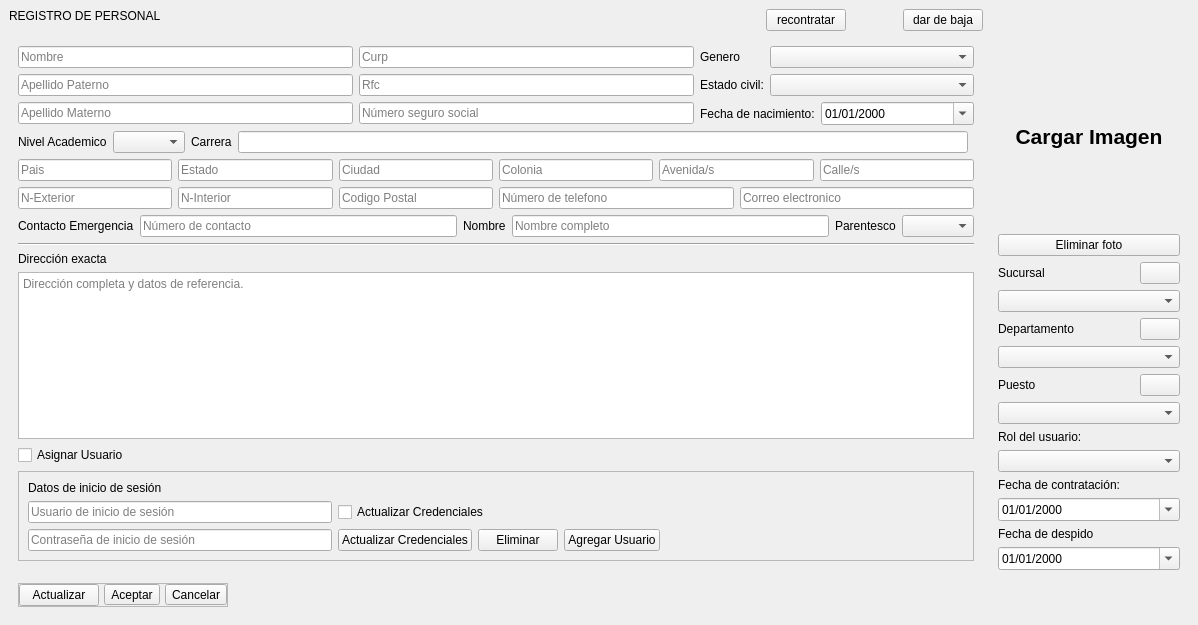
     <widget class="QWidget" name="contenedor_scroll">
      <property name="geometry">
       <rect>
        <x>-349</x>
        <y>0</y>
        <width>1198</width>
        <height>625</height>
       </rect>
      </property>
      <layout class="QGridLayout" name="gridLayout_11">
       <property name="leftMargin">
        <number>0</number>
       </property>
       <property name="topMargin">
        <number>0</number>
       </property>
       <property name="rightMargin">
        <number>0</number>
       </property>
       <property name="bottomMargin">
        <number>0</number>
       </property>
       <property name="spacing">
        <number>0</number>
       </property>
       <item row="0" column="0">
        <widget class="QWidget" name="contenedor_general" native="true">
         <layout class="QGridLayout" name="gridLayout_4">
          <item row="0" column="6" alignment="Qt::AlignmentFlag::AlignRight">
           <widget class="QPushButton" name="btn_btn_bajapersona">
            <property name="cursor">
             <cursorShape>PointingHandCursor</cursorShape>
            </property>
            <property name="text">
             <string>dar de baja</string>
            </property>
            <property name="icon">
             <iconset resource="../../Source/iconosSVG.qrc">
              <normaloff>:/iconosBlancos/Icons/iconos/Blanco/eliminar_persona_blanco.svg</normaloff>:/iconosBlancos/Icons/iconos/Blanco/eliminar_persona_blanco.svg</iconset>
            </property>
           </widget>
          </item>
          <item row="0" column="7" alignment="Qt::AlignmentFlag::AlignRight|Qt::AlignmentFlag::AlignVCenter">
           <widget class="QLabel" name="etiqueta_status_empleado">
            <property name="text">
             <string/>
            </property>
           </widget>
          </item>
          <item row="2" column="7">
           <widget class="QWidget" name="contenedor_datosderecha" native="true">
            <property name="maximumSize">
             <size>
              <width>200</width>
              <height>16777215</height>
             </size>
            </property>
            <layout class="QGridLayout" name="gridLayout_3">
             <item row="7" column="1">
              <widget class="QPushButton" name="Button_agregarpuesto">
               <property name="cursor">
                <cursorShape>PointingHandCursor</cursorShape>
               </property>
               <property name="text">
                <string/>
               </property>
               <property name="icon">
                <iconset resource="../../Source/iconosSVG.qrc">
                 <normaloff>:/iconosBlancos/Icons/iconos/Blanco/agregar_blanco.svg</normaloff>:/iconosBlancos/Icons/iconos/Blanco/agregar_blanco.svg</iconset>
               </property>
               <property name="iconSize">
                <size>
                 <width>24</width>
                 <height>24</height>
                </size>
               </property>
              </widget>
             </item>
             <item row="12" column="0" colspan="2">
              <spacer name="verticalSpacer">
               <property name="orientation">
                <enum>Qt::Orientation::Vertical</enum>
               </property>
               <property name="sizeHint" stdset="0">
                <size>
                 <width>20</width>
                 <height>203</height>
                </size>
               </property>
              </spacer>
             </item>
             <item row="5" column="1">
              <widget class="QPushButton" name="Button_agregardepartamento">
               <property name="cursor">
                <cursorShape>PointingHandCursor</cursorShape>
               </property>
               <property name="text">
                <string/>
               </property>
               <property name="icon">
                <iconset resource="../../Source/iconosSVG.qrc">
                 <normaloff>:/iconosBlancos/Icons/iconos/Blanco/agregar_blanco.svg</normaloff>:/iconosBlancos/Icons/iconos/Blanco/agregar_blanco.svg</iconset>
               </property>
               <property name="iconSize">
                <size>
                 <width>24</width>
                 <height>24</height>
                </size>
               </property>
              </widget>
             </item>
             <item row="3" column="0" colspan="2">
              <widget class="QComboBox" name="cajaOpciones_sucursales">
               <property name="sizeAdjustPolicy">
                <enum>QComboBox::SizeAdjustPolicy::AdjustToContents</enum>
               </property>
              </widget>
             </item>
             <item row="2" column="0">
              <widget class="QLabel" name="etiqueta_sucursal">
               <property name="text">
                <string>Sucursal</string>
               </property>
              </widget>
             </item>
             <item row="10" column="0" colspan="2">
              <widget class="QComboBox" name="cajaOpciones_rol_usuario">
               <property name="sizeAdjustPolicy">
                <enum>QComboBox::SizeAdjustPolicy::AdjustToContents</enum>
               </property>
              </widget>
             </item>
             <item row="9" column="0">
              <widget class="QLabel" name="etiqueta_rol_usuario">
               <property name="text">
                <string>Rol del usuario:</string>
               </property>
              </widget>
             </item>
             <item row="11" column="0" colspan="2">
              <layout class="QGridLayout" name="gridLayout_9">
               <item row="2" column="0">
                <widget class="QLabel" name="etiqueta_fechadespido">
                 <property name="text">
                  <string>Fecha de despido</string>
                 </property>
                </widget>
               </item>
               <item row="1" column="0">
                <widget class="QDateEdit" name="fecha_fechacontratacion">
                 <property name="displayFormat">
                  <string>dd/MM/yyyy</string>
                 </property>
                 <property name="calendarPopup">
                  <bool>true</bool>
                 </property>
                </widget>
               </item>
               <item row="0" column="0">
                <widget class="QLabel" name="etiqueta_fechacontratacion">
                 <property name="text">
                  <string>Fecha de contratación:</string>
                 </property>
                </widget>
               </item>
               <item row="3" column="0">
                <widget class="QDateEdit" name="fecha_fechadespido">
                 <property name="displayFormat">
                  <string>dd/MM/yyyy</string>
                 </property>
                 <property name="calendarPopup">
                  <bool>true</bool>
                 </property>
                </widget>
               </item>
              </layout>
             </item>
             <item row="8" column="0" colspan="2">
              <widget class="QComboBox" name="cajaOpciones_puestos">
               <property name="sizeAdjustPolicy">
                <enum>QComboBox::SizeAdjustPolicy::AdjustToContents</enum>
               </property>
              </widget>
             </item>
             <item row="7" column="0">
              <widget class="QLabel" name="etiqueta_puesto">
               <property name="text">
                <string>Puesto</string>
               </property>
              </widget>
             </item>
             <item row="2" column="1">
              <widget class="QPushButton" name="Button_nuevasucursal">
               <property name="cursor">
                <cursorShape>PointingHandCursor</cursorShape>
               </property>
               <property name="text">
                <string/>
               </property>
               <property name="icon">
                <iconset resource="../../Source/iconosSVG.qrc">
                 <normaloff>:/iconosBlancos/Icons/iconos/Blanco/agregar_blanco.svg</normaloff>:/iconosBlancos/Icons/iconos/Blanco/agregar_blanco.svg</iconset>
               </property>
               <property name="iconSize">
                <size>
                 <width>24</width>
                 <height>24</height>
                </size>
               </property>
              </widget>
             </item>
             <item row="0" column="0">
              <widget class="QLabel" name="foto_usuario">
               <property name="minimumSize">
                <size>
                 <width>182</width>
                 <height>182</height>
                </size>
               </property>
               <property name="cursor">
                <cursorShape>PointingHandCursor</cursorShape>
               </property>
               <property name="text">
                <string>&lt;!DOCTYPE HTML PUBLIC &quot;-//W3C//DTD HTML 4.0//EN&quot; &quot;http://www.w3.org/TR/REC-html40/strict.dtd&quot;&gt;
&lt;html&gt;&lt;head&gt;&lt;meta name=&quot;qrichtext&quot; content=&quot;1&quot; /&gt;&lt;style type=&quot;text/css&quot;&gt;
p, li { white-space: pre-wrap; }
&lt;/style&gt;&lt;/head&gt;&lt;body style=&quot; font-family:'Cantarell'; font-size:11pt; font-weight:400; font-style:normal;&quot;&gt;
&lt;p align=&quot;center&quot; style=&quot; margin-top:12px; margin-bottom:12px; margin-left:0px; margin-right:0px; -qt-block-indent:0; text-indent:0px;&quot;&gt;&lt;img src=&quot;:/Icons/IconosSVG/subir_imagen.png&quot; width=&quot;90&quot; height=&quot;80&quot; /&gt;&lt;/p&gt;
&lt;p align=&quot;center&quot; style=&quot; margin-top:12px; margin-bottom:12px; margin-left:0px; margin-right:0px; -qt-block-indent:0; text-indent:0px;&quot;&gt;&lt;span style=&quot; font-size:16pt; font-weight:bold;font-family:Arial&quot;&gt;Cargar Imagen&lt;/span&gt;&lt;/p&gt;&lt;/body&gt;&lt;/html&gt;</string>
               </property>
               <property name="scaledContents">
                <bool>false</bool>
               </property>
              </widget>
             </item>
             <item row="5" column="0">
              <widget class="QLabel" name="etiqueta_departamento">
               <property name="text">
                <string>Departamento</string>
               </property>
              </widget>
             </item>
             <item row="6" column="0" colspan="2">
              <widget class="QComboBox" name="cajaOpciones_departamentos">
               <property name="sizeAdjustPolicy">
                <enum>QComboBox::SizeAdjustPolicy::AdjustToContents</enum>
               </property>
              </widget>
             </item>
             <item row="1" column="0" colspan="2">
              <widget class="QPushButton" name="Button_eliminarfoto">
               <property name="cursor">
                <cursorShape>PointingHandCursor</cursorShape>
               </property>
               <property name="text">
                <string>Eliminar foto</string>
               </property>
              </widget>
             </item>
            </layout>
           </widget>
          </item>
          <item row="0" column="0">
           <widget class="QLabel" name="etiquetaTitulo_agregarpersona">
            <property name="text">
             <string>REGISTRO DE PERSONAL</string>
            </property>
            <property name="alignment">
             <set>Qt::AlignmentFlag::AlignLeading|Qt::AlignmentFlag::AlignLeft|Qt::AlignmentFlag::AlignTop</set>
            </property>
           </widget>
          </item>
          <item row="0" column="5" alignment="Qt::AlignmentFlag::AlignRight">
           <widget class="QPushButton" name="btn_btn_recontratar">
            <property name="cursor">
             <cursorShape>PointingHandCursor</cursorShape>
            </property>
            <property name="text">
             <string>recontratar</string>
            </property>
            <property name="icon">
             <iconset resource="../../Source/iconosSVG.qrc">
              <normaloff>:/iconosBlancos/Icons/iconos/Blanco/mover.svg</normaloff>:/iconosBlancos/Icons/iconos/Blanco/mover.svg</iconset>
            </property>
           </widget>
          </item>
          <item row="2" column="0" colspan="7">
           <widget class="QWidget" name="contenedor_datosizquierda" native="true">
            <layout class="QGridLayout" name="gridLayout_2">
             <item row="4" column="0" colspan="2">
              <layout class="QGridLayout" name="gridLayout_8">
               <item row="0" column="0">
                <layout class="QGridLayout" name="gridLayout_7">
                 <item row="0" column="2">
                  <widget class="QLabel" name="etiqueta_nombrecontactoemergencia">
                   <property name="text">
                    <string>Nombre</string>
                   </property>
                  </widget>
                 </item>
                 <item row="0" column="3">
                  <widget class="QLineEdit" name="txt_nombrecontactoemergencia">
                   <property name="placeholderText">
                    <string>Nombre completo</string>
                   </property>
                  </widget>
                 </item>
                 <item row="0" column="1">
                  <widget class="QLineEdit" name="txt_contactoemergencia">
                   <property name="placeholderText">
                    <string>Número de contacto</string>
                   </property>
                  </widget>
                 </item>
                 <item row="0" column="0">
                  <widget class="QLabel" name="etiqueta_contactoemergencia">
                   <property name="text">
                    <string>Contacto Emergencia</string>
                   </property>
                  </widget>
                 </item>
                </layout>
               </item>
               <item row="0" column="1">
                <layout class="QFormLayout" name="formLayout_5">
                 <item row="0" column="0">
                  <widget class="QLabel" name="etiqueta_parentesco">
                   <property name="text">
                    <string>Parentesco</string>
                   </property>
                  </widget>
                 </item>
                 <item row="0" column="1">
                  <widget class="QComboBox" name="cajaOpciones_parentesco">
                   <property name="sizeAdjustPolicy">
                    <enum>QComboBox::SizeAdjustPolicy::AdjustToContents</enum>
                   </property>
                  </widget>
                 </item>
                </layout>
               </item>
              </layout>
             </item>
             <item row="7" column="0" colspan="2">
              <widget class="QPlainTextEdit" name="txtlargo_direccion_completa">
               <property name="styleSheet">
                <string notr="true"/>
               </property>
               <property name="placeholderText">
                <string>Dirección completa y datos de referencia.</string>
               </property>
              </widget>
             </item>
             <item row="1" column="0">
              <layout class="QGridLayout" name="gridLayout_6">
               <item row="0" column="0">
                <layout class="QFormLayout" name="formLayout">
                 <item row="0" column="0">
                  <widget class="QLabel" name="etiqueta_nivelestudios">
                   <property name="text">
                    <string>Nivel Academico</string>
                   </property>
                  </widget>
                 </item>
                 <item row="0" column="1">
                  <widget class="QComboBox" name="cajaOpciones_nivelacademico">
                   <property name="sizeAdjustPolicy">
                    <enum>QComboBox::SizeAdjustPolicy::AdjustToContents</enum>
                   </property>
                  </widget>
                 </item>
                </layout>
               </item>
               <item row="0" column="1">
                <layout class="QFormLayout" name="formLayout_2">
                 <item row="0" column="0">
                  <widget class="QLabel" name="etiqueta_carrera">
                   <property name="text">
                    <string>Carrera</string>
                   </property>
                  </widget>
                 </item>
                 <item row="0" column="1">
                  <widget class="QLineEdit" name="txt_carrera"/>
                 </item>
                </layout>
               </item>
              </layout>
             </item>
             <item row="3" column="0" colspan="2">
              <layout class="QHBoxLayout" name="horizontalLayout_6">
               <item>
                <layout class="QHBoxLayout" name="horizontalLayout_3">
                 <item>
                  <widget class="QLineEdit" name="txt_nexterior">
                   <property name="placeholderText">
                    <string>N-Exterior</string>
                   </property>
                  </widget>
                 </item>
                 <item>
                  <widget class="QLineEdit" name="txt_ninterior">
                   <property name="placeholderText">
                    <string>N-Interior</string>
                   </property>
                  </widget>
                 </item>
                 <item>
                  <widget class="QLineEdit" name="txt_codigopostal">
                   <property name="placeholderText">
                    <string>Codigo Postal</string>
                   </property>
                   <property name="clearButtonEnabled">
                    <bool>false</bool>
                   </property>
                  </widget>
                 </item>
                </layout>
               </item>
               <item>
                <layout class="QHBoxLayout" name="horizontalLayout_5">
                 <item>
                  <widget class="QLineEdit" name="txt_numerotelefono">
                   <property name="placeholderText">
                    <string>Número de telefono</string>
                   </property>
                   <property name="clearButtonEnabled">
                    <bool>false</bool>
                   </property>
                  </widget>
                 </item>
                 <item>
                  <widget class="QLineEdit" name="txt_correoelectronico">
                   <property name="placeholderText">
                    <string>Correo electronico</string>
                   </property>
                   <property name="clearButtonEnabled">
                    <bool>false</bool>
                   </property>
                  </widget>
                 </item>
                </layout>
               </item>
              </layout>
             </item>
             <item row="6" column="0">
              <widget class="QLabel" name="etiquetasubtitulo_direccion">
               <property name="text">
                <string>Dirección exacta</string>
               </property>
               <property name="alignment">
                <set>Qt::AlignmentFlag::AlignBottom|Qt::AlignmentFlag::AlignLeading|Qt::AlignmentFlag::AlignLeft</set>
               </property>
              </widget>
             </item>
             <item row="0" column="0" colspan="2">
              <layout class="QGridLayout" name="gridLayout_5">
               <item row="0" column="0" rowspan="2">
                <layout class="QGridLayout" name="gridLayout">
                 <item row="0" column="0">
                  <widget class="QLineEdit" name="txt_nombre">
                   <property name="placeholderText">
                    <string>Nombre</string>
                   </property>
                   <property name="cursorMoveStyle">
                    <enum>Qt::CursorMoveStyle::LogicalMoveStyle</enum>
                   </property>
                   <property name="clearButtonEnabled">
                    <bool>false</bool>
                   </property>
                  </widget>
                 </item>
                 <item row="0" column="1">
                  <widget class="QLineEdit" name="txt_curp">
                   <property name="placeholderText">
                    <string>Curp</string>
                   </property>
                   <property name="clearButtonEnabled">
                    <bool>false</bool>
                   </property>
                  </widget>
                 </item>
                 <item row="1" column="0">
                  <widget class="QLineEdit" name="txt_apellidop">
                   <property name="placeholderText">
                    <string>Apellido Paterno</string>
                   </property>
                   <property name="clearButtonEnabled">
                    <bool>false</bool>
                   </property>
                  </widget>
                 </item>
                 <item row="1" column="1">
                  <widget class="QLineEdit" name="txt_rfc">
                   <property name="placeholderText">
                    <string>Rfc</string>
                   </property>
                   <property name="clearButtonEnabled">
                    <bool>false</bool>
                   </property>
                  </widget>
                 </item>
                 <item row="2" column="0">
                  <widget class="QLineEdit" name="txt_apellidom">
                   <property name="placeholderText">
                    <string>Apellido Materno</string>
                   </property>
                   <property name="clearButtonEnabled">
                    <bool>false</bool>
                   </property>
                  </widget>
                 </item>
                 <item row="2" column="1">
                  <widget class="QLineEdit" name="txt_numerosegurosicial">
                   <property name="placeholderText">
                    <string>Número seguro social</string>
                   </property>
                   <property name="clearButtonEnabled">
                    <bool>false</bool>
                   </property>
                  </widget>
                 </item>
                </layout>
               </item>
               <item row="0" column="1">
                <layout class="QFormLayout" name="formLayout_3">
                 <item row="0" column="0">
                  <widget class="QLabel" name="etiqueta_genero">
                   <property name="text">
                    <string>Genero</string>
                   </property>
                  </widget>
                 </item>
                 <item row="0" column="1">
                  <widget class="QComboBox" name="cajaOpciones_genero"/>
                 </item>
                 <item row="1" column="0">
                  <widget class="QLabel" name="etiqueta_estado_civil">
                   <property name="text">
                    <string>Estado civil:</string>
                   </property>
                  </widget>
                 </item>
                 <item row="1" column="1">
                  <widget class="QComboBox" name="cajaOpciones_estadocvil">
                   <property name="minimumSize">
                    <size>
                     <width>204</width>
                     <height>0</height>
                    </size>
                   </property>
                   <property name="sizeAdjustPolicy">
                    <enum>QComboBox::SizeAdjustPolicy::AdjustToContents</enum>
                   </property>
                  </widget>
                 </item>
                </layout>
               </item>
               <item row="1" column="1">
                <layout class="QFormLayout" name="formLayout_4">
                 <item row="0" column="0">
                  <widget class="QLabel" name="etiqueta_fecha_nacimiento">
                   <property name="maximumSize">
                    <size>
                     <width>150</width>
                     <height>16777215</height>
                    </size>
                   </property>
                   <property name="text">
                    <string>Fecha de nacimiento:</string>
                   </property>
                  </widget>
                 </item>
                 <item row="0" column="1">
                  <widget class="QDateEdit" name="fecha_fechanacimiento">
                   <property name="maximumSize">
                    <size>
                     <width>16777215</width>
                     <height>16777215</height>
                    </size>
                   </property>
                   <property name="styleSheet">
                    <string notr="true"/>
                   </property>
                   <property name="showGroupSeparator" stdset="0">
                    <bool>false</bool>
                   </property>
                   <property name="displayFormat">
                    <string>dd/MM/yyyy</string>
                   </property>
                   <property name="calendarPopup">
                    <bool>true</bool>
                   </property>
                  </widget>
                 </item>
                </layout>
               </item>
              </layout>
             </item>
             <item row="8" column="0">
              <widget class="QCheckBox" name="opcion_usodelsistema">
               <property name="text">
                <string>Asignar Usuario</string>
               </property>
              </widget>
             </item>
             <item row="2" column="0" colspan="2">
              <layout class="QHBoxLayout" name="horizontalLayout_4">
               <item>
                <widget class="QLineEdit" name="txt_pais">
                 <property name="placeholderText">
                  <string>Pais</string>
                 </property>
                 <property name="clearButtonEnabled">
                  <bool>false</bool>
                 </property>
                </widget>
               </item>
               <item>
                <widget class="QLineEdit" name="txt_estado">
                 <property name="placeholderText">
                  <string>Estado</string>
                 </property>
                 <property name="clearButtonEnabled">
                  <bool>false</bool>
                 </property>
                </widget>
               </item>
               <item>
                <widget class="QLineEdit" name="txt_ciudad">
                 <property name="placeholderText">
                  <string>Ciudad</string>
                 </property>
                 <property name="clearButtonEnabled">
                  <bool>false</bool>
                 </property>
                </widget>
               </item>
               <item>
                <widget class="QLineEdit" name="txt_colonia">
                 <property name="placeholderText">
                  <string>Colonia</string>
                 </property>
                </widget>
               </item>
               <item>
                <widget class="QLineEdit" name="txt_avenidas">
                 <property name="placeholderText">
                  <string>Avenida/s</string>
                 </property>
                </widget>
               </item>
               <item>
                <widget class="QLineEdit" name="txt_calles">
                 <property name="placeholderText">
                  <string>Calle/s</string>
                 </property>
                </widget>
               </item>
              </layout>
             </item>
             <item row="9" column="0" colspan="2">
              <widget class="QFrame" name="contenedor_credencialesusuario">
               <property name="frameShape">
                <enum>QFrame::Shape::StyledPanel</enum>
               </property>
               <property name="frameShadow">
                <enum>QFrame::Shadow::Raised</enum>
               </property>
               <layout class="QGridLayout" name="gridLayout_10">
                <item row="3" column="1">
                 <widget class="QPushButton" name="Button_actualizarcredenciales">
                  <property name="cursor">
                   <cursorShape>PointingHandCursor</cursorShape>
                  </property>
                  <property name="text">
                   <string>Actualizar Credenciales</string>
                  </property>
                 </widget>
                </item>
                <item row="0" column="0">
                 <widget class="QLabel" name="etiquetasubtitulo_datos_uniciosesion">
                  <property name="text">
                   <string>Datos de inicio de sesión</string>
                  </property>
                 </widget>
                </item>
                <item row="3" column="2">
                 <widget class="QPushButton" name="Button_eliminar_credenciales">
                  <property name="cursor">
                   <cursorShape>PointingHandCursor</cursorShape>
                  </property>
                  <property name="text">
                   <string>Eliminar</string>
                  </property>
                 </widget>
                </item>
                <item row="1" column="4">
                 <spacer name="horizontalSpacer_2">
                  <property name="orientation">
                   <enum>Qt::Orientation::Horizontal</enum>
                  </property>
                  <property name="sizeHint" stdset="0">
                   <size>
                    <width>40</width>
                    <height>20</height>
                   </size>
                  </property>
                 </spacer>
                </item>
                <item row="1" column="0">
                 <widget class="QLineEdit" name="txt_usuario_iniciosesion">
                  <property name="placeholderText">
                   <string>Usuario de inicio de sesión</string>
                  </property>
                  <property name="clearButtonEnabled">
                   <bool>false</bool>
                  </property>
                 </widget>
                </item>
                <item row="1" column="1" colspan="2">
                 <widget class="QCheckBox" name="opcion_actualizar_datoscredenciales">
                  <property name="text">
                   <string>Actualizar Credenciales</string>
                  </property>
                 </widget>
                </item>
                <item row="3" column="0">
                 <widget class="QLineEdit" name="txt_contrasenia_usuario_iniciosesion">
                  <property name="echoMode">
                   <enum>QLineEdit::EchoMode::Password</enum>
                  </property>
                  <property name="placeholderText">
                   <string>Contraseña de inicio de sesión</string>
                  </property>
                  <property name="clearButtonEnabled">
                   <bool>false</bool>
                  </property>
                 </widget>
                </item>
                <item row="3" column="3">
                 <widget class="QPushButton" name="Button_agregarUsuario">
                  <property name="cursor">
                   <cursorShape>PointingHandCursor</cursorShape>
                  </property>
                  <property name="text">
                   <string>Agregar Usuario</string>
                  </property>
                 </widget>
                </item>
               </layout>
              </widget>
             </item>
             <item row="11" column="0" alignment="Qt::AlignmentFlag::AlignLeft">
              <widget class="QFrame" name="frame">
               <property name="frameShape">
                <enum>QFrame::Shape::StyledPanel</enum>
               </property>
               <property name="frameShadow">
                <enum>QFrame::Shadow::Raised</enum>
               </property>
               <layout class="QHBoxLayout" name="horizontalLayout_7">
                <property name="spacing">
                 <number>5</number>
                </property>
                <property name="leftMargin">
                 <number>0</number>
                </property>
                <property name="topMargin">
                 <number>0</number>
                </property>
                <property name="rightMargin">
                 <number>0</number>
                </property>
                <property name="bottomMargin">
                 <number>0</number>
                </property>
                <item alignment="Qt::AlignmentFlag::AlignLeft">
                 <widget class="QPushButton" name="Button_actualizar">
                  <property name="cursor">
                   <cursorShape>PointingHandCursor</cursorShape>
                  </property>
                  <property name="text">
                   <string>Actualizar</string>
                  </property>
                 </widget>
                </item>
                <item alignment="Qt::AlignmentFlag::AlignLeft">
                 <widget class="QToolButton" name="Button_aceptar">
                  <property name="cursor">
                   <cursorShape>PointingHandCursor</cursorShape>
                  </property>
                  <property name="text">
                   <string>Aceptar</string>
                  </property>
                 </widget>
                </item>
                <item alignment="Qt::AlignmentFlag::AlignLeft">
                 <widget class="QToolButton" name="Button_cancelar">
                  <property name="cursor">
                   <cursorShape>PointingHandCursor</cursorShape>
                  </property>
                  <property name="text">
                   <string>Cancelar</string>
                  </property>
                 </widget>
                </item>
               </layout>
              </widget>
             </item>
             <item row="5" column="0" colspan="2">
              <widget class="Line" name="line_3">
               <property name="orientation">
                <enum>Qt::Orientation::Horizontal</enum>
               </property>
              </widget>
             </item>
             <item row="10" column="0">
              <spacer name="verticalSpacer_2">
               <property name="orientation">
                <enum>Qt::Orientation::Vertical</enum>
               </property>
               <property name="sizeHint" stdset="0">
                <size>
                 <width>20</width>
                 <height>40</height>
                </size>
               </property>
              </spacer>
             </item>
            </layout>
           </widget>
          </item>
         </layout>
        </widget>
       </item>
      </layout>
     </widget>
